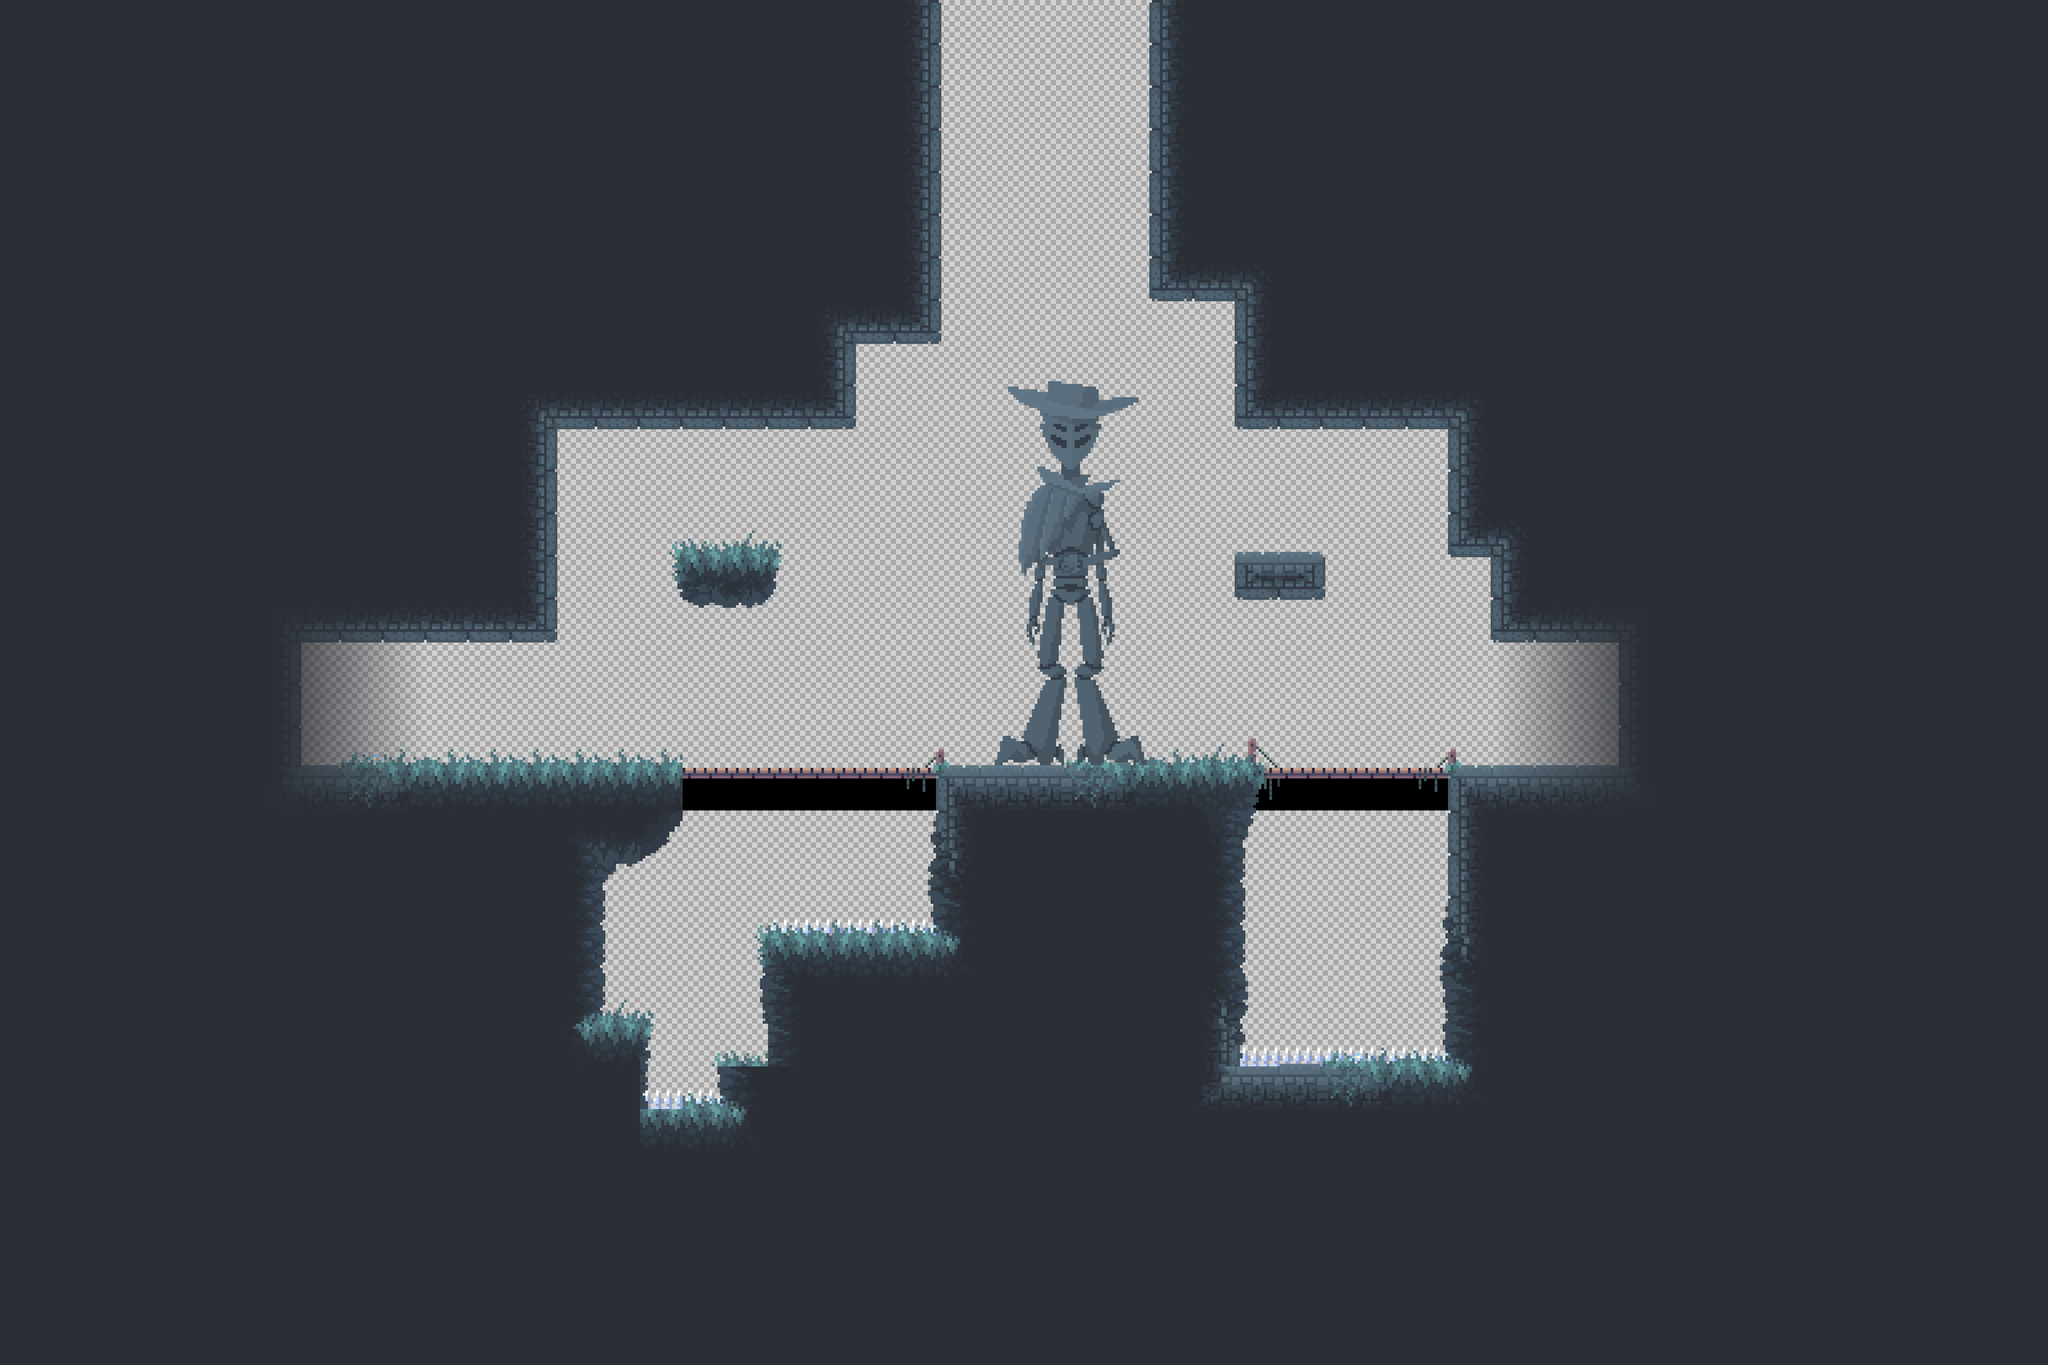

Rendered tile map (Tiled .tmx) drawn with the repository's tilesets; below, a short description and the map source with its tile grids summarised:
An orthogonal 48x32 tile map with 160x160 px tiles, 7 tile layers (wireframe, Barbs, Platforms, Climbable, ...), 3 tilesets and 3 objects.

<map version="1.5" tiledversion="1.7.0" orientation="orthogonal" renderorder="right-down" width="48" height="32" tilewidth="160" tileheight="160" infinite="0" nextlayerid="195" nextobjectid="36">
 <tileset firstgid="1" source="../../tsx&amp;world/Wireframe_purple16.tsx" />
 <tileset firstgid="25" source="../../tsx&amp;world/Forest.tsx" />
 <tileset firstgid="313" source="../../tsx&amp;world/Specials.tsx" />
 <layer id="1" name="wireframe" width="48" height="32">
  <data>[1536 cells, 1536 non-empty, 5 distinct tile ids]</data>
 </layer>
 <layer id="191" name="Barbs" width="48" height="32">
  <data>[1536 cells, 11 non-empty, 1 distinct tile ids]</data>
 </layer>
 <layer id="3" name="Platforms" width="48" height="32">
  <data>[1536 cells, 1215 non-empty, 4 distinct tile ids]</data>
 </layer>
 <layer id="193" name="Climbable" width="48" height="32">
  <data>[1536 cells, 11 non-empty, 1 distinct tile ids]</data>
 </layer>
 <layer id="4" name="Grass" width="48" height="32">
  <data>[1536 cells, 1343 non-empty, 85 distinct tile ids]</data>
 </layer>
 <layer id="178" name="Back" width="48" height="32">
  <data>[1536 cells, 1 non-empty, 1 distinct tile ids]</data>
 </layer>
 <layer id="177" name="Details" width="48" height="32">
  <data>[1536 cells, 10 non-empty, 2 distinct tile ids]</data>
 </layer>
 <objectgroup id="194" name="Interactibles">
  <object id="34" gid="342" x="1920" y="2880" width="320" height="320">
   <properties>
    <property name="talk" type="bool" value="true" />
    <property name="tree" value="win1" />
   </properties>
  </object>
 </objectgroup>
 <objectgroup id="117" name="Gate">
  <object id="15" gid="313" x="1120" y="2720" width="160" height="160">
   <properties>
    <property name="dest" value="S6_6" />
   </properties>
  </object>
  <object id="35" gid="313" x="5920" y="2720" width="160" height="160">
   <properties>
    <property name="dest" value="S6_71" />
   </properties>
  </object>
 </objectgroup>
 <objectgroup id="21" name="Ledges" />
</map>
